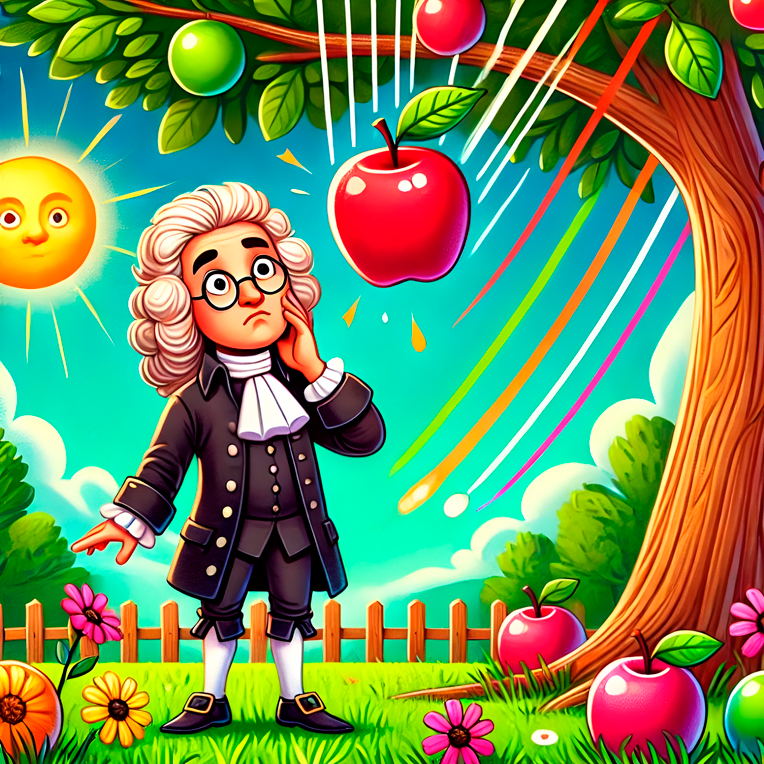
#> input picture Newton.png, 764 x 764 px
$ python Actividad5.py
#> lines starting #> are read from the running program, lines starting #| are printed output that depends on the picture; after the words box and inside, x2 and y2 are one past the last pixel; in counts of white or black regions, pixels touching at a corner belong together
import cv2
import numpy as np

# Leer la imagen en formato RGB
imagen = cv2.imread('Newton.png', 1)
#> imagen is the input picture: shape (764, 764, 3); mean B, G, R 89.1, 143, 109.7

# Convertir la imagen de RGB a HSV
imagen_hsv = cv2.cvtColor(imagen, cv2.COLOR_BGR2HSV)
#> imagen_hsv: shape (764, 764, 3); mean H, S, V 66.6, 211.1, 185.3

# Definir el rango de color rojo en HSV
bajo_rojo1 = np.array([0, 40, 40])
alto_rojo1 = np.array([10, 255, 255])
bajo_rojo2 = np.array([160, 40, 40])
alto_rojo2 = np.array([180, 255, 255])

# Definir el rango de color verde en HSV (rango correcto para verde)
bajo_verde = np.array([35, 40, 40])
alto_verde = np.array([85, 255, 255])

# Definir el rango de color amarillo en HSV
bajo_amarillo = np.array([25, 40, 40])
alto_amarillo = np.array([35, 255, 255])

# Definir el rango de color azul en HSV
bajo_azul = np.array([90, 40, 40])
alto_azul = np.array([130, 255, 255])

# Definir el rango de color magenta en HSV
bajo_magenta = np.array([140, 40, 40])
alto_magenta = np.array([160, 255, 255])

# Crear una máscara para el color rojo
mascara_rojo1 = cv2.inRange(imagen_hsv, bajo_rojo1, alto_rojo1)
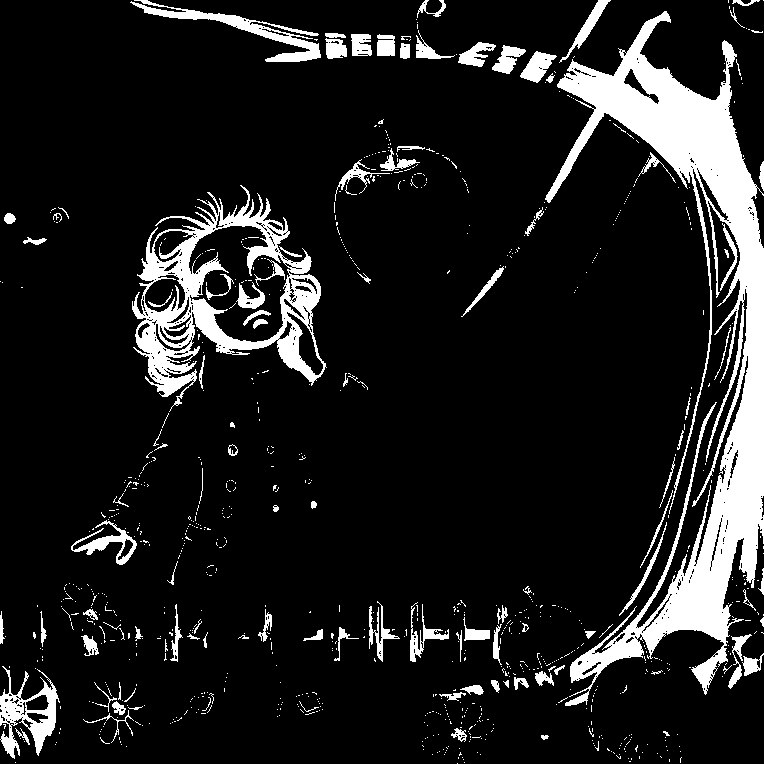
#> mascara_rojo1: shape (764, 764); 12% white; 907 white regions (799 under 20 px), largest, box (x1, y1, x2, y2) and area: (545, 11, 764, 706) 37239, (132, 185, 327, 412) 12158, (130, 0, 321, 62) 2274
mascara_rojo2 = cv2.inRange(imagen_hsv, bajo_rojo2, alto_rojo2)
#> mascara_rojo2: shape (764, 764); 9.6% white; 536 white regions (479 under 20 px), largest, box (x1, y1, x2, y2) and area: (335, 148, 470, 288) 12762, (591, 634, 695, 764) 7541, (499, 589, 577, 676) 3592
mascara_rojo = cv2.add(mascara_rojo1, mascara_rojo2)
#> mascara_rojo: shape (764, 764); 21.5% white; 495 white regions (395 under 20 px), largest, box (x1, y1, x2, y2) and area: (461, 11, 764, 764) 51937, (132, 185, 338, 494) 18704, (334, 119, 470, 288) 14298

# Crear una máscara para el color verde
mascara_verde = cv2.inRange(imagen_hsv, bajo_verde, alto_verde)
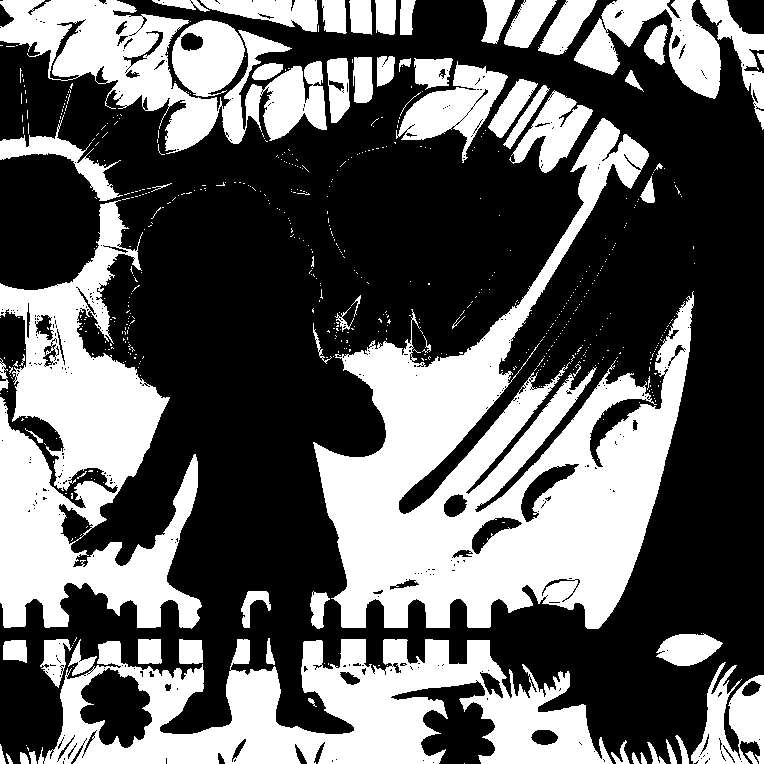
#> mascara_verde: shape (764, 764); 38.4% white; 600 white regions (534 under 20 px), largest, box (x1, y1, x2, y2) and area: (313, 118, 694, 629) 75226, (0, 200, 202, 629) 40596, (38, 639, 613, 764) 38151

# Crear una máscara para el color amarillo
mascara_amarillo = cv2.inRange(imagen_hsv, bajo_amarillo, alto_amarillo)
#> mascara_amarillo: shape (764, 764); 5% white; 1242 white regions (1104 under 20 px), largest, box (x1, y1, x2, y2) and area: (0, 159, 80, 255) 4465, (636, 172, 702, 568) 2385, (82, 661, 205, 692) 1378

# Crear una máscara para el color azul
mascara_azul = cv2.inRange(imagen_hsv, bajo_azul, alto_azul)
#> mascara_azul: shape (764, 764); 8.8% white; 303 white regions (264 under 20 px), largest, box (x1, y1, x2, y2) and area: (0, 44, 418, 266) 26892, (399, 129, 566, 271) 7045, (554, 165, 631, 316) 3171

# Crear una máscara para el color magenta
mascara_magenta = cv2.inRange(imagen_hsv, bajo_magenta, alto_magenta)
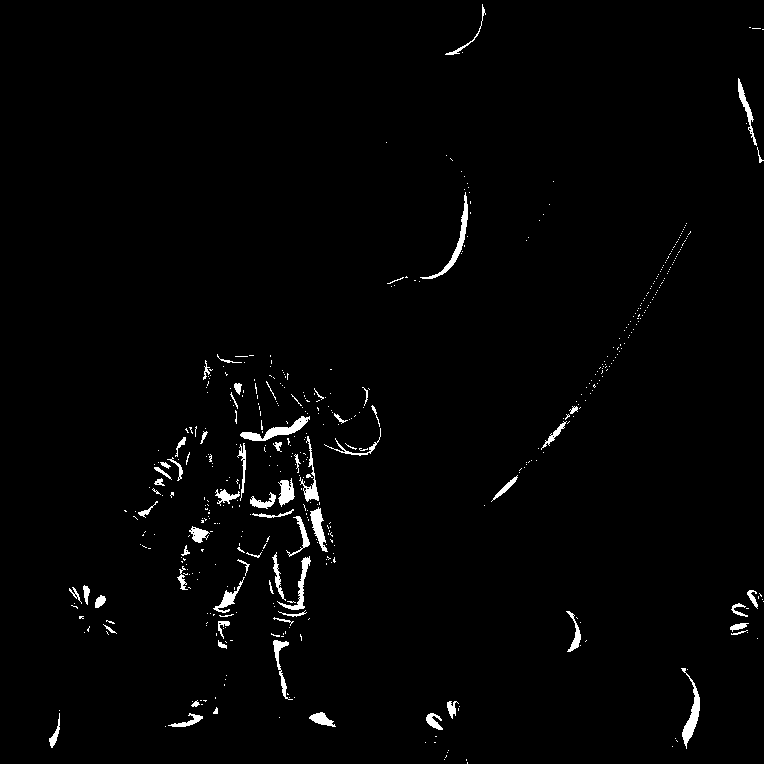
#> mascara_magenta: shape (764, 764); 1.6% white; 504 white regions (436 under 20 px), largest, box (x1, y1, x2, y2) and area: (240, 416, 310, 441) 536, (681, 668, 700, 749) 486, (420, 192, 468, 279) 480

# Convertir la imagen original a escala de grises
imagen_gris = cv2.cvtColor(imagen, cv2.COLOR_BGR2GRAY)
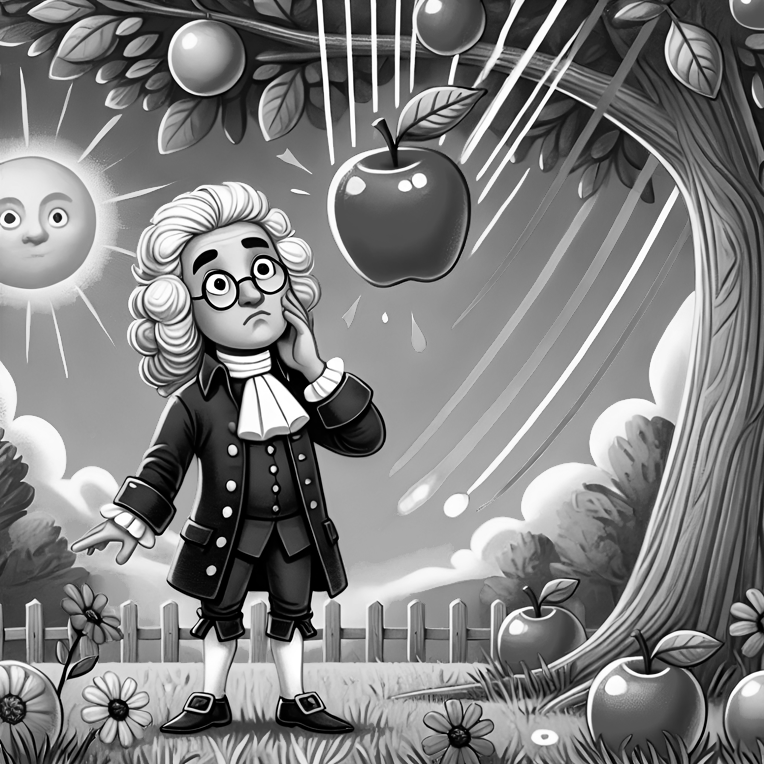
#> imagen_gris: shape (764, 764); min 0, max 255, mean 126.9

# Convertir la imagen gris a un formato BGR para que coincida con la original
imagen_gris_bgr = cv2.cvtColor(imagen_gris, cv2.COLOR_GRAY2BGR)

# Combinar la imagen en gris con las áreas en rojo y verde
resultadoRojo = np.where(mascara_rojo[:, :, None] == 255, imagen, imagen_gris_bgr)
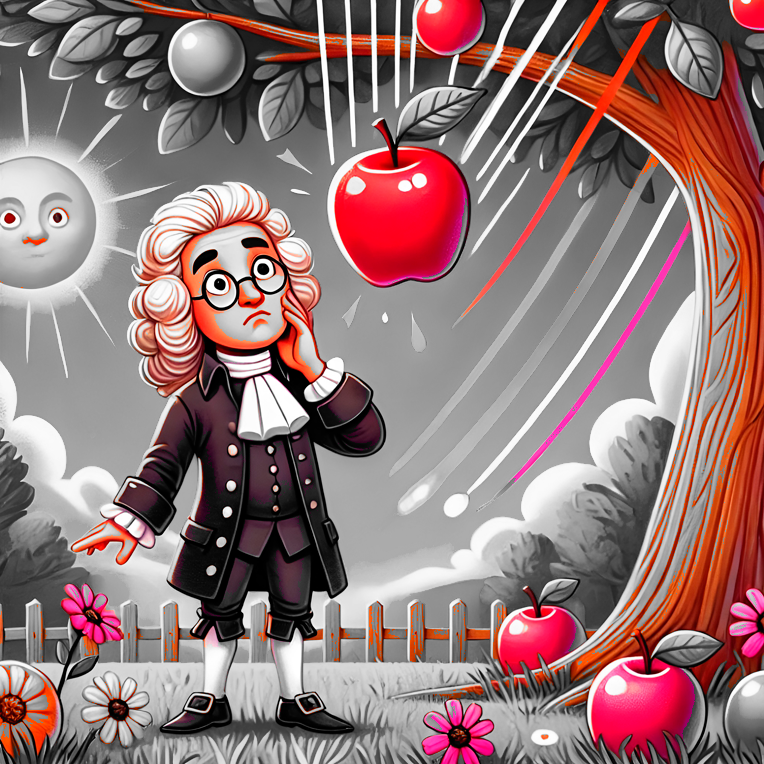
#> resultadoRojo: shape (764, 764, 3); mean B, G, R 118, 118, 147.6
resultadoVerde = np.where(mascara_verde[:, :, None] == 255, imagen, imagen_gris_bgr)
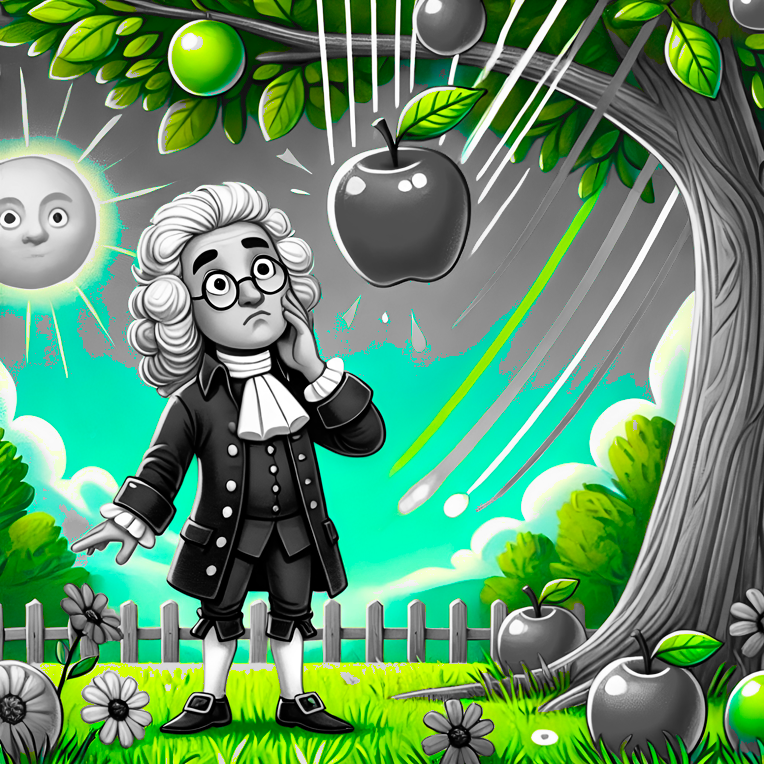
#> resultadoVerde: shape (764, 764, 3); mean B, G, R 105.9, 145.7, 97.8
resultadoAzul = np.where(mascara_azul[:, :, None] == 255, imagen, imagen_gris_bgr)
resultadoAmarillo = np.where(mascara_amarillo[:, :, None] == 255, imagen, imagen_gris_bgr)
resultadoMagenta = np.where(mascara_magenta[:, :, None] == 255, imagen, imagen_gris_bgr)

# Mostrar la imagen final
cv2.imshow('Color rojo resaltado', resultadoRojo)
cv2.imshow('Color verde resaltado', resultadoVerde)
cv2.imshow('Color azul resaltado', resultadoAzul)
cv2.imshow('Color amarillo resaltado', resultadoAmarillo)
cv2.imshow('Color magenta resaltado', resultadoMagenta)

resultadoVerde = np.where(mascara_verde[:, :, None] == 255, imagen, resultadoRojo)
resultadoAmarillo = np.where(mascara_amarillo[:, :, None] == 255, imagen, resultadoVerde)
resultadoAzul = np.where(mascara_azul[:, :, None] == 255, imagen, resultadoAmarillo)
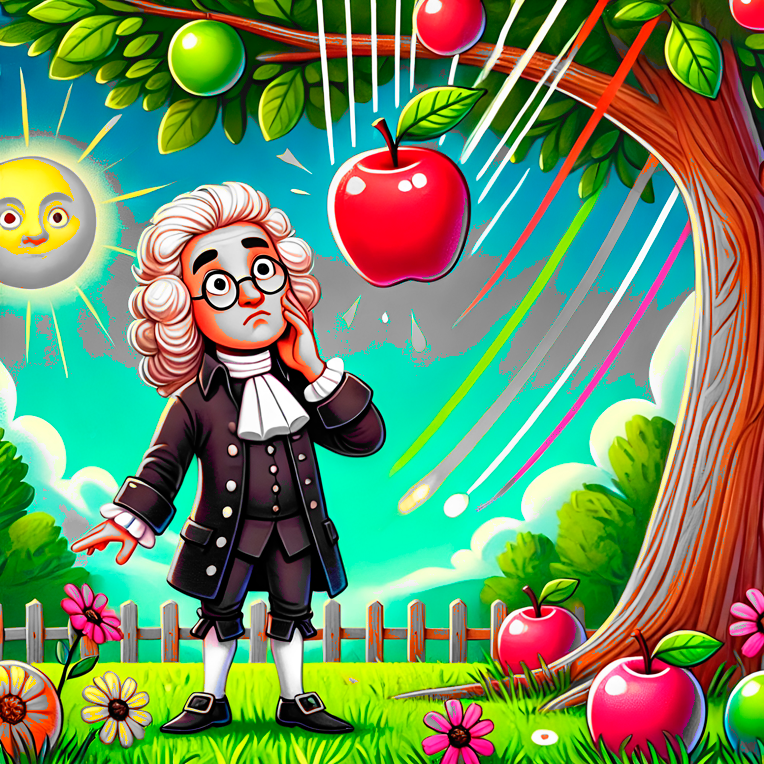
#> resultadoAzul: shape (764, 764, 3); mean B, G, R 97.8, 141, 110.1
resultadoFinal = np.where(mascara_magenta[:, :, None] == 255, imagen, resultadoAzul)

# Mostrar la imagen final con todos los colores resaltados
cv2.imshow('Colores rojo, verde, amarillo, azul y magenta resaltados ', resultadoFinal)
cv2.waitKey(0)
cv2.destroyAllWindows()

$ run again, with CapaInvisibilidad.png copied over Newton.png
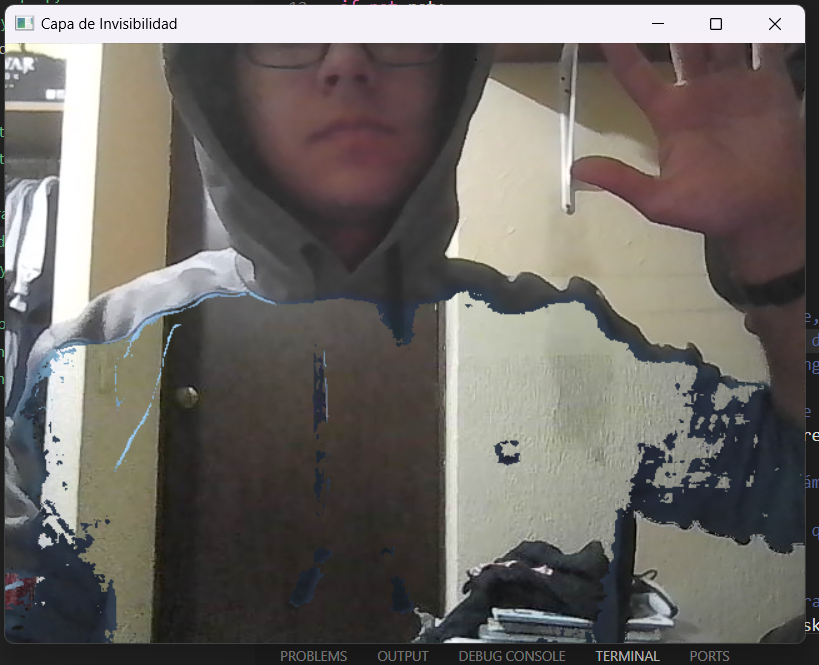
#> input picture CapaInvisibilidad.png, 819 x 665 px
#> imagen is the input picture: shape (665, 819, 3); mean B, G, R 101.1, 105.4, 109.7
#> imagen_hsv: shape (665, 819, 3); mean H, S, V 55.1, 36.1, 112.5
#> `mascara_rojo1 = cv2.inRange(imagen_hsv, bajo_rojo1, alto_rojo1)`:
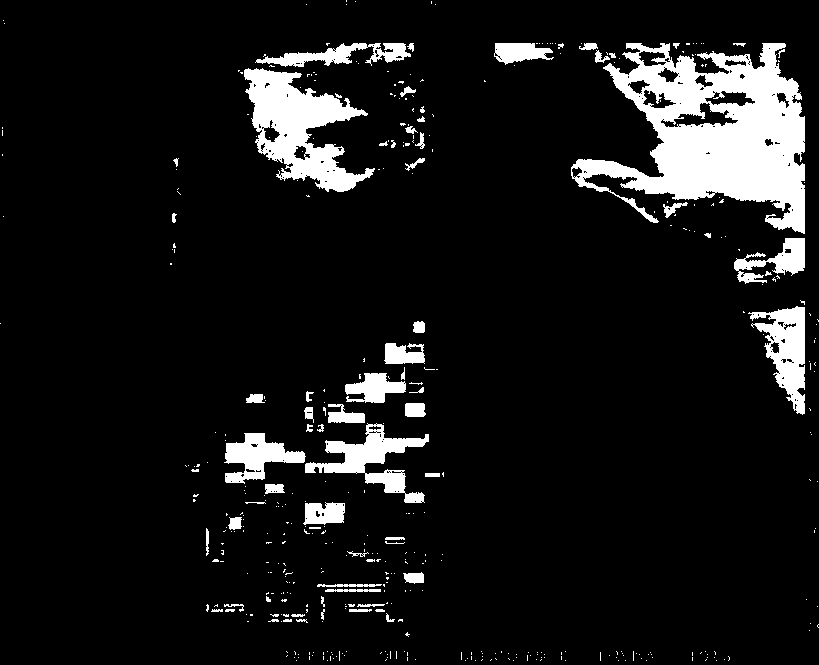
#> mascara_rojo1: shape (665, 819); 9.1% white; 440 white regions (370 under 20 px), largest, box (x1, y1, x2, y2) and area: (571, 43, 805, 234) 22464, (244, 68, 375, 192) 7593, (305, 423, 429, 503) 3188
#> mascara_rojo2: shape (665, 819); 5.4% white; 194 white regions (154 under 20 px), largest, box (x1, y1, x2, y2) and area: (279, 43, 440, 210) 14115, (583, 174, 805, 262) 6491, (676, 43, 752, 74) 1178
#> mascara_rojo: shape (665, 819); 14.5% white; 351 white regions (300 under 20 px), largest, box (x1, y1, x2, y2) and area: (571, 43, 805, 284) 35837, (244, 43, 440, 210) 24860, (748, 300, 805, 415) 3344
#> mascara_verde: shape (665, 819); 0.1% white in thin lines or dots
#> mascara_amarillo: shape (665, 819); 3.9% white; 281 white regions (234 under 20 px), largest, box (x1, y1, x2, y2) and area: (77, 314, 205, 643) 17230, (612, 272, 648, 289) 281, (425, 534, 440, 552) 203
#> mascara_azul: shape (665, 819); 8.5% white; 327 white regions (279 under 20 px), largest, box (x1, y1, x2, y2) and area: (5, 284, 810, 643) 38870, (425, 602, 490, 643) 1044, (289, 548, 333, 607) 851
#> mascara_magenta: shape (665, 819); 0.01% white in thin lines or dots
#> `resultadoAmarillo = np.where(mascara_amarillo[:, :, None] == 255, imag..`:
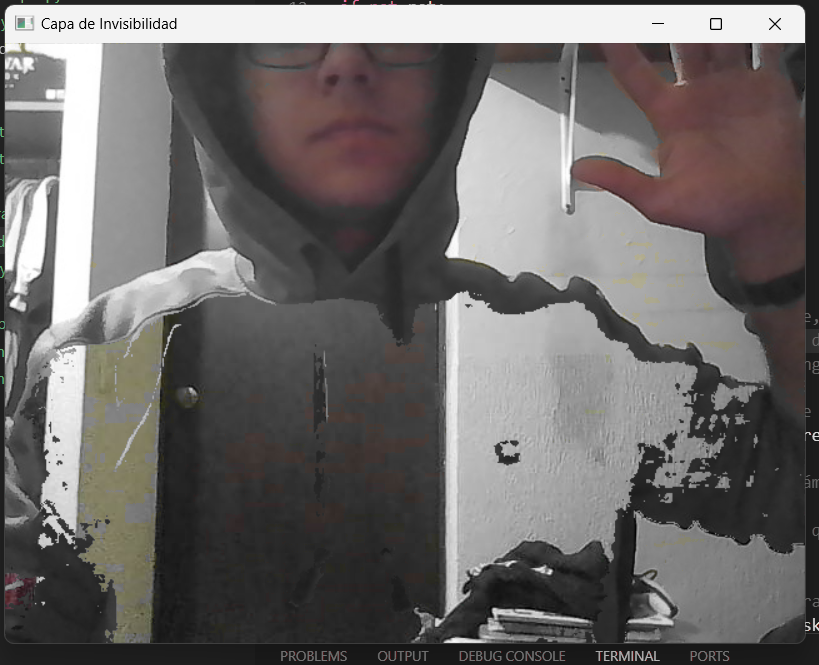
#> resultadoAmarillo: shape (665, 819, 3); mean B, G, R 104.3, 105.3, 108.6

$ run again, with tr.png copied over Newton.png
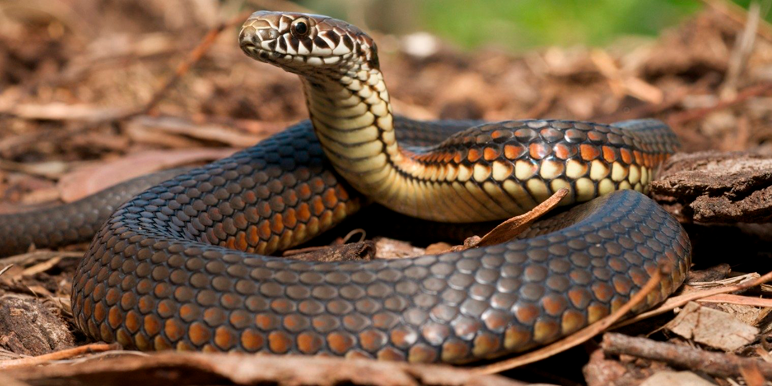
#> input picture tr.png, 772 x 386 px
#> imagen is the input picture: shape (386, 772, 3); mean B, G, R 70.1, 94.4, 124.2
#> imagen_hsv: shape (386, 772, 3); mean H, S, V 20.7, 118.2, 125.7
#> `mascara_rojo1 = cv2.inRange(imagen_hsv, bajo_rojo1, alto_rojo1)`:
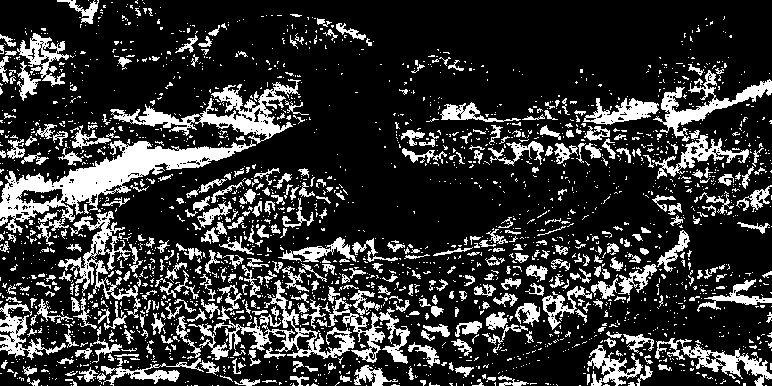
#> mascara_rojo1: shape (386, 772); 20.7% white; 2301 white regions (1890 under 20 px), largest, box (x1, y1, x2, y2) and area: (0, 140, 256, 246) 6617, (110, 79, 301, 144) 3110, (213, 280, 355, 359) 2121
#> mascara_rojo2: shape (386, 772); 0.28% white in thin lines or dots, all inside (x1, y1, x2, y2) = (65, 18, 689, 358)
#> mascara_rojo: shape (386, 772); 21% white; 2271 white regions (1862 under 20 px), largest, box (x1, y1, x2, y2) and area: (0, 140, 256, 246) 6635, (110, 79, 301, 144) 3118, (213, 280, 355, 359) 2162
#> mascara_verde: shape (386, 772); 2.7% white; 34 white regions (31 under 20 px), largest, box (x1, y1, x2, y2) and area: (426, 0, 698, 45) 7409, (732, 0, 772, 22) 319, (298, 0, 345, 20) 282
#> mascara_amarillo: shape (386, 772); 2% white; 151 white regions (146 under 20 px), largest, box (x1, y1, x2, y2) and area: (410, 0, 704, 51) 4753, (291, 0, 350, 22) 566, (726, 0, 772, 26) 236, (464, 0, 472, 5) 33, (594, 166, 600, 174) 29
#> mascara_azul: shape (386, 772); 2.1% white; 155 white regions (130 under 20 px), largest, box (x1, y1, x2, y2) and area: (118, 121, 319, 240) 3341, (537, 191, 642, 240) 1082, (623, 204, 656, 237) 238
#> mascara_magenta: shape (386, 772); 0.01% white in thin lines or dots, all inside (x1, y1, x2, y2) = (106, 127, 659, 349)
#> `resultadoVerde = np.where(mascara_verde[:, :, None] == 255, imagen, re..`:
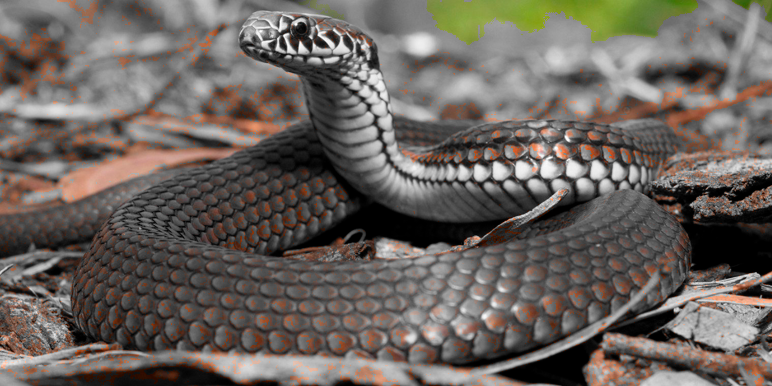
#> resultadoVerde: shape (386, 772, 3); mean B, G, R 93.2, 99.1, 106.2
